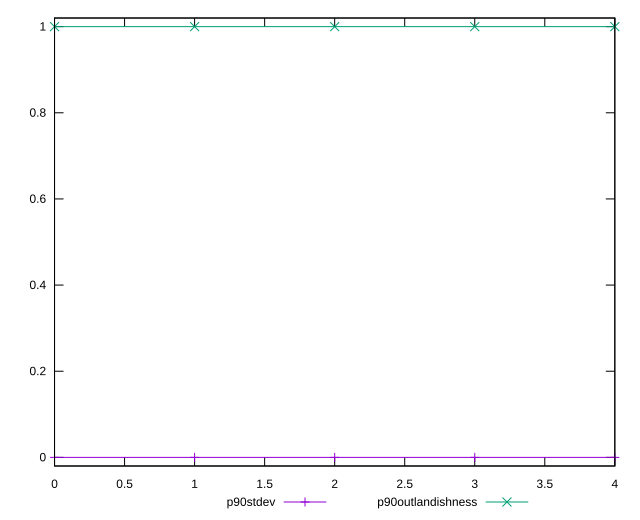

gnuplot code for this plot:
reset

$p90Stdev <<EOF
0 0
1 0
2 0
3 0
4 0
EOF

$p90Outlandishness <<EOF
0 1
1 1
2 1
3 1
4 1
EOF

set key outside below
set xrange [0:4]
set yrange [-0.02:1.02]
set trange [-0.02:1.02]
set terminal svg size 640, 520 enhanced background rgb 'white'
set output "report_00019_2021-02-10T18-14-37.922Z//dom-size/progression/stddev.svg"

plot $p90Stdev title "p90stdev" with linespoints, \
     $p90Outlandishness title "p90outlandishness" with linespoints

reset
